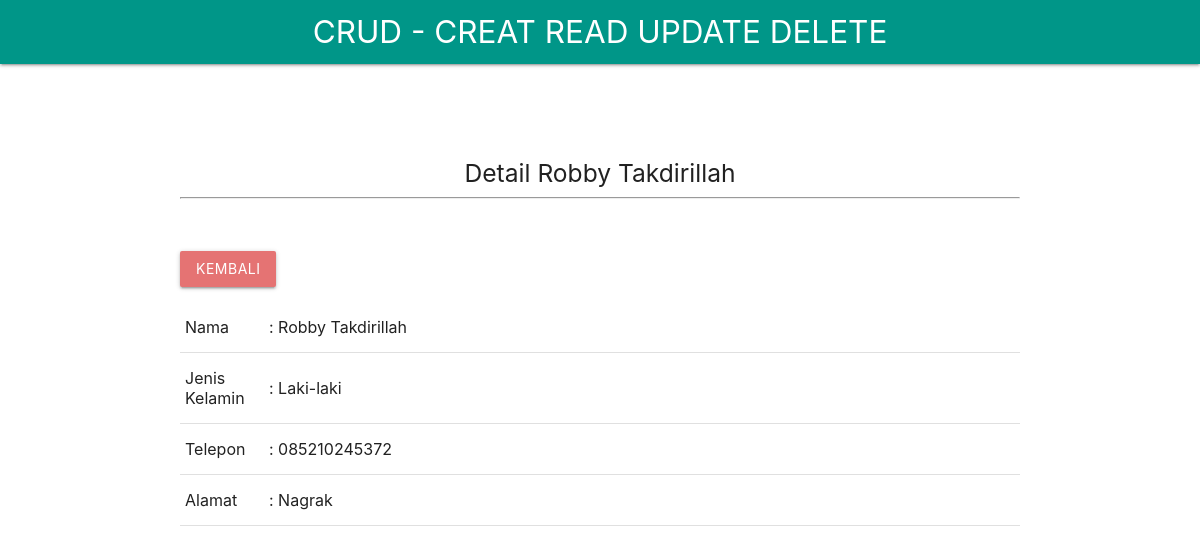
Screenshot of /detail.php?id=100001 with the database file from the repository.
### tables this page shows
CREATE TABLE `mahasiswa` (
  `id_mahasiswa` int(50) NOT NULL,
  `nama` text NOT NULL,
  `jenis_kelamin` text NOT NULL,
  `alamat` text NOT NULL,
  `telepon` text NOT NULL
);

### detail.php (the view, shortened to what this page needs)
<html>
<head>
<link rel="stylesheet" href="style/materialize.min.css" />
</head>
<body>
<nav>
        <div class="nav-wrapper teal">
        <div class="container">
          <a href="index.php" class="brand-logo center white-text">CRUD - CREAT READ UPDATE DELETE</a>
        </div>
        </div>
</nav>
<?php
	include"koneksi.php";
	$data = mysqli_query ($koneksi, " select
											id_mahasiswa,
											nama,
											jenis_kelamin,
											telepon,
											alamat
									  from
									  mahasiswa
									  where id_mahasiswa = $_GET[id]");
	$row = mysqli_fetch_array ($data);
?>
<div class="container" style="margin-top:8%">
	<div class="row">
		<div class="col-md-8 col-md-offset-2">
			<p>
				<center>
					<h5>Detail <?php echo $row['nama']; ?> </h5><hr>
				</center>
			</p>
			<br>
			<p>
				<a class="btn red lighten-2" href="index.php">Kembali</a>
			</p>
			<table class="table table-stripped">
				<tr>
					<td style="width:10%;">
						Nama
					</td>
					<td>
						: <?php echo $row['nama']; ?>
					</td>
				</tr>
				<tr>
					<td style="width:10%;">
						Jenis Kelamin
					</td>
					<td>
						: <?php echo $row['jenis_kelamin']; ?>
					</td>
				</tr>
				<tr>
					<td>
						Telepon
					</td>
					<td>
						: <?php echo $row['telepon']; ?>
					</td>
				</tr>
				<tr>
					<td>
						Alamat
					</td>
					<td>
						: <?php echo $row['alamat']; ?>
					</td>
				</tr>
			</table>
		</div>
	</div>
</div>
</body>
</html>

### rows the page displays
mahasiswa: nama "Robby Takdirillah", jenis_kelamin "Laki-laki", telepon "085210245372", alamat "Nagrak"
